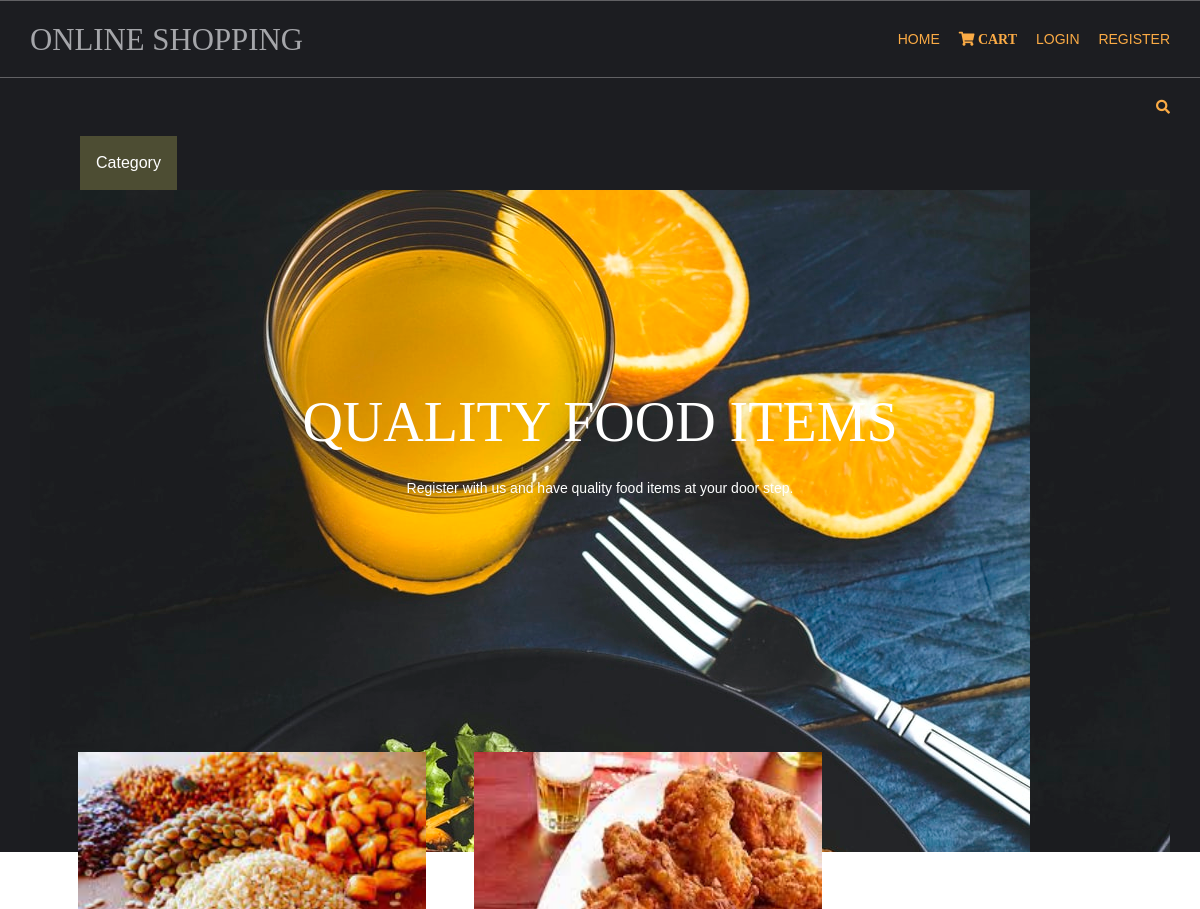
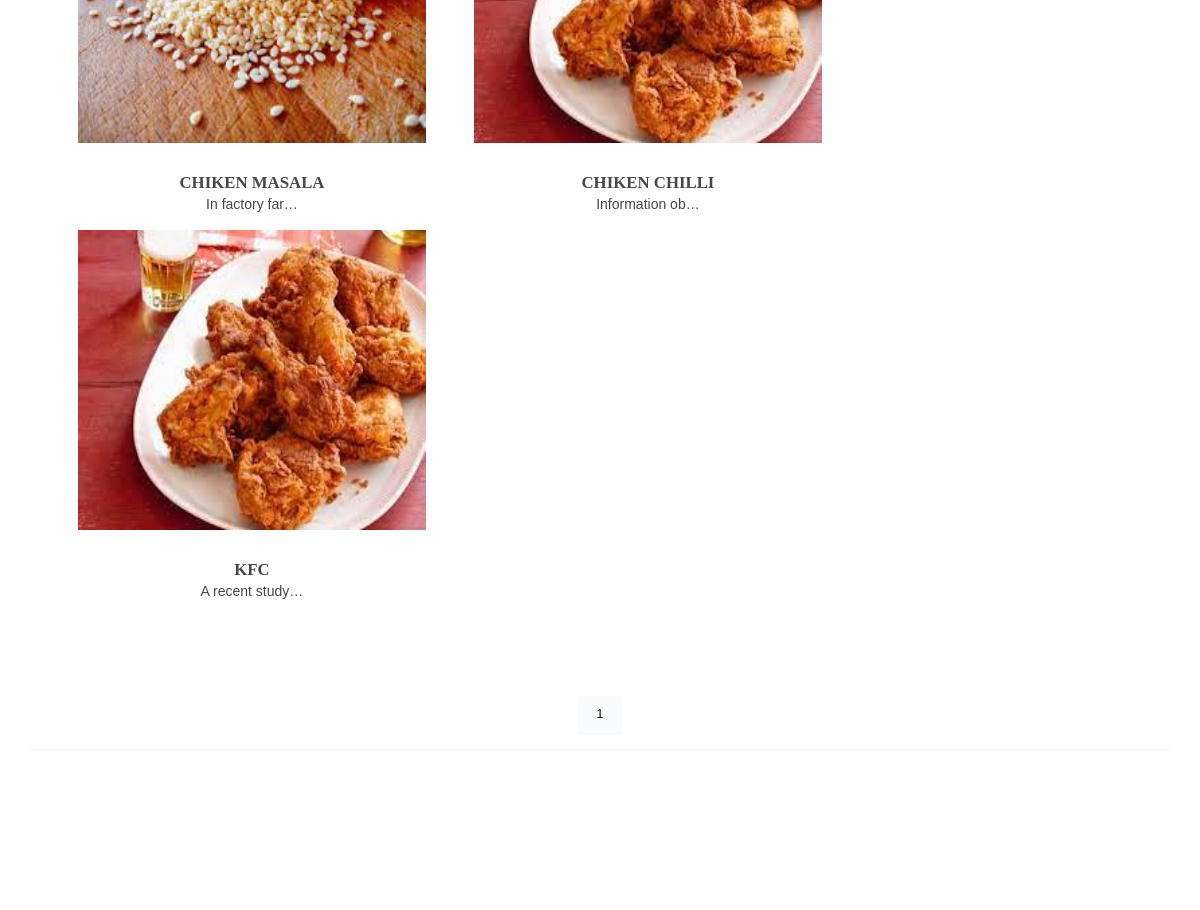
The app's page /chicken/ (signed in) with its own data (2 pictures, top to bottom).
### shopapp/models.py (models this page shows, shortened)
class product(models.Model):
    name=models.CharField(max_length=225,unique=True)
    slug=models.SlugField(max_length=225,unique=True)
    img=models.ImageField(upload_to='product')
    des=models.TextField()
    stock=models.IntegerField()
    available=models.BooleanField()
    price=models.IntegerField()
    cata=models.ForeignKey(catag,on_delete=models.CASCADE)
    def get_url(self):
        return  reverse('detail',args=[self.cata,self.slug])

### shopapp/views.py (the view)
# urls.py: 2. Add a URL to urlpatterns:  path('', views.home, name='home')
def home(requst,slugs=None):
        cpage=None
        prd=None
        if slugs!=None:
            cpage=get_object_or_404(catag,slug=slugs)
            prd=product.objects.filter(cata=cpage,available=True)
        else:
            prd = product.objects.all().filter(available=True)
        cat=catag.objects.all()
        paginator=Paginator(prd,4)
        try:
            page=int(requst.GET.get('page',1))
        except:
            page=1
        try:
            pro=paginator.page(page)
        except(EmptyPage,InvalidPage):
            pro=paginator.page(paginator.num_pages)
        return render(requst,'index.html',{'prd':prd,'cat':cat,'pg':pro})

### carts/context_processor.py (called while the page is built)
def count(request):
    itemcount=0;
    if 'admin' in request.path:
        return {}
    else:
        try:
           ct=cartlist.objects.filter(cartid=cartidd(request))
           cti=item.objects.all().filter(cart=ct[:1])
           for c in cti:
               itemcount+=c.qlt
        except cartlist.DoesNotExist:
            itemcount=0
        return dict(its=itemcount)

### carts/views.py (called while the page is built)
def cartidd(request):
    cid=request.session.session_key
    if not cid:
        cid=request.session_create()
    return cid

### shopapp/models.py (called while the page is built)
    def get_url(self):
        return reverse('dview',args=[self.slug])

    def __str__(self):
        return '{}'.format(self.name)

### templates/index.html (shortened to what this page needs)
{% extends 'base.html' %}
{% load static %}
{% block content %}
<div id="topbar" class="hoc clear">
      <div class="fl_right">
        <ul class="nospace">
          <li id="searchform">
          </li>
        </ul>
      </div>
    </div>
<body id="top">
             <div class="dropdown" >
  <button class="dropbtn">Category</button>
</div>
  <div id="pageintro" class="hoc clear" style="background-image:url('{% static 'hm/images/demo/backgrounds/asss.jpg'%}');">
    <article>
      <h3 class="heading">QUALITY FOOD ITEMS</h3>
      <p>Register with us and have quality food items at your door step.</p>
    </article>
  </div>
<div class="wrapper row3">
  <main class="hoc container clear">
    <section id="introblocks">
      <ul class="nospace group btmspace-80">
      {% for i in pg.object_list %}
        <li class="one_third">
          <figure><a class="imgover" href={{i.get_url}}><img src="{{i.img.url}}" style="width:400px;height:300px;"></a>
            <figcaption>
              <h6 class="heading">{{i.name}}</h6>
              <p>{{i.des|truncatechars:15}}</p>
            </figcaption>
          </figure>
        </li>
{% endfor %}
      </ul>
    </section> <center>
    {% for p in pg.paginator.page_range %}
      <a href="?page={{p}}" class="btn btn-light btn-sm {% if pg.number == p %} active {% endif %}">{{p}} </a>
         {% endfor %}
    </center>
    <hr class="btmspace-80">
  </main>
</div>
</body>
</html>
{% endblock %}

### static/hm/layout/styles/layout.css (style rules this page uses)
#topbar { padding:20px 0; font-size:.8rem; text-transform:uppercase; }
#topbar ul li { display:inline-block; margin-right:15px; }
#topbar ul li:last-child { margin-right:0; padding-right:0; border-right:none; }
#topbar #searchform { position:relative; line-height:1; z-index:9999; }
#topbar #searchform::after { display:block; height:18px; line-height:18px; padding:0; font-family:"Font Awesome\ 5 Free"; font-weight:900; font-size:1rem; content:"\f002"; }
#topbar #searchform ::placeholder { text-transform:capitalize; }
#pageintro { padding:200px 0 300px; }
#pageintro article, #pageintro article p { display:block; max-width:75%; margin:0 auto; text-align:center; }
#pageintro article p { max-width:65%; line-height:2rem; }
#pageintro .heading { margin-bottom:20px; font-size:4rem; }
.container { padding:80px 0; }
#introblocks { display:block; position:relative; margin:-180px 0 0 0; z-index:1; text-align:center; }
#introblocks figure figcaption { display:block; padding:30px 0 0 0; text-align:center; }
#introblocks figure figcaption .heading { font-size:1.2rem; font-weight:700; margin-bottom:0; }
*, *::before, *::after { transition:all .3s ease-in-out; }
body { color:#A5A6AA; background-color:#1C1D21; }
a { color:#FBAB45; }
hr, .borderedbox { border-color:#D7D7D7; }
.btn, .btn.inverse:hover { color:#FFFFFF; background-color:#FBAB45; border-color:#FBAB45; }
.imgover, .imgover:hover::after { color:#FFFFFF; }
.row3 { color:#474747; background-color:#FFFFFF; }
#topbar #searchform { color:#FBAB45; }
#pageintro { color:#FFFFFF; }
@media screen and (min-width:1140px) { .hoc { max-width:1140px; } }

### static/hm/layout/styles/framework.css (style rules this page uses)
html { overflow-y:scroll; overflow-x:hidden; }
html, body { margin:0; padding:0; font-size:14px; line-height:1.6em; }
*, *::before, *::after { box-sizing:border-box; }
.nospace { margin:0; padding:0; list-style:none; }
.btn { display:inline-block; padding:8px 18px 10px; text-transform:uppercase; border:1px solid; }
.clear, .group { display:block; }
.clear::before, .clear::after, .group::before, .group::after { display:table; content:""; }
.clear, .clear::after, .group, .group::after { clear:both; }
a { outline:none; text-decoration:none; }
.fl_right, .imgr { float:right; }
img { width:auto; max-width:100%; height:auto; margin:0; padding:0; border:none; line-height:normal; vertical-align:middle; }
.imgover { display:inline-block; position:relative; max-width:100%; }
.imgover::before, .imgover::after { display:block; position:absolute; content:""; text-align:center; opacity:0; }
.imgover::before { top:0; right:0; bottom:0; left:0; }
.imgover::after { top:50%; left:50%; width:50px; height:50px; line-height:50px; margin:-25px 0 0 -25px; font-family:"Font Awesome\ 5 Free"; font-weight:900; content:"\f067"; font-size:28px; }
body, input, textarea, select { font-family:Verdana, Geneva, sans-serif; }
h1, h2, h3, h4, h5, h6, .heading { font-family:Georgia, "Times New Roman", Times, serif; }
label, input, textarea, select, button { display:block; resize:none; outline:none; color:inherit; font-size:inherit; font-family:inherit; vertical-align:middle; }
::placeholder { opacity:1; }
h1, h2, h3, h4, h5, h6, .heading { margin:0 0 20px 0; font-size:1.4rem; line-height:normal; font-weight:normal; text-transform:uppercase; }
hr { display:block; width:100%; height:1px; border:solid; border-width:1px 0 0 0; }
.wrapper { display:block; position:relative; width:100%; margin:0; padding:0; text-align:left; word-wrap:break-word; }
.hoc { display:block; margin:0 auto; }
address, article, aside, figcaption, figure, footer, header, main, nav, section { display:block; margin:0; padding:0; }
.one_half, .one_third, .two_third, .one_quarter, .two_quarter, .three_quarter { display:inline-block; float:left; margin:0 0 0 4.21052%; list-style:none; }
.one_third { width:30.52631%; }
.btmspace-80 { margin-bottom:80px; }

### templates/index.html (style rules this page uses)
.dropbtn { background-color:#4d4d33; color: white; padding: 16px; font-size: 16px; border: none; cursor: pointer; }
.dropdown { position: relative; display: inline-block; padding-left: 80px; }

### records on screen
product: img (picture), name "CHIKEN MASALA", des "In factory far…"
product: img (picture), name "CHIKEN CHILLI", des "Information ob…"
product: img (picture), name "KFC", des "A recent study…"

### other values on screen
{{ p }} "1"
